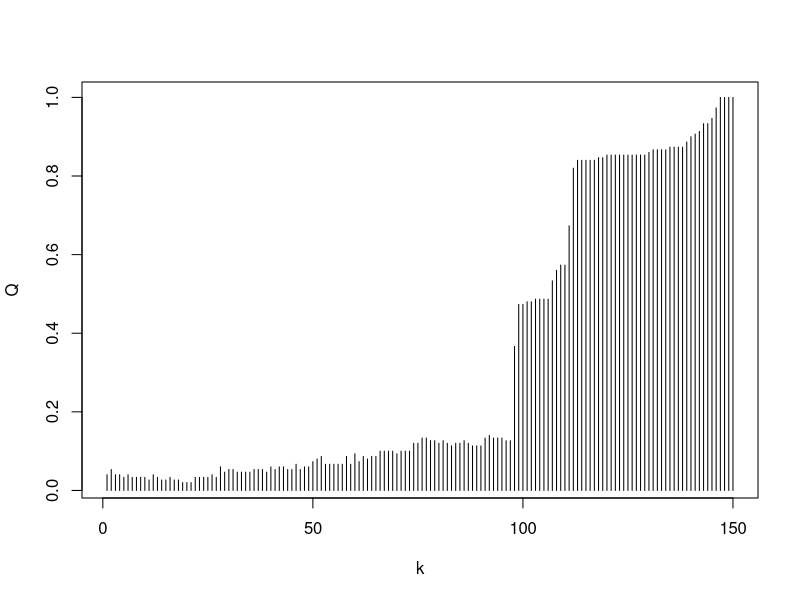

Source code (R):
xl <- iris
l <- dim(xl)[1] 
n <- dim(xl)[2] - 1
N <- c(2,3)

euclideanDistance <- function(u, v)
{
  sqrt(sum((u - v)^2))
}

sortObjectsByDist <- function(xl, z, metricFunction =
                                euclideanDistance)
{
  l <- dim(xl)[1]
  n <- dim(xl)[2] - 1
  
  distances <- matrix(NA, l, 2)
  for (i in 1:l)
  {
    distances[i, ] <- c(i, metricFunction(xl[i, 1:n], z))
    
  }
  
  orderedXl <- xl[order(distances[, 2]), ]
  return (orderedXl);
}



kNN <- function(orderedXl ,  k)
{
  n <- dim(orderedXl)[2] - 1
  classes <- orderedXl[1:k, n + 1]
  counts <- table(classes)
  
  class <- names(which.max(counts))
  return (class)
}

k <- array(0,dim = l)



for (j in 1:l) {
  
  mass1 <- xl[-j, ] 
  
  orderedXl <- sortObjectsByDist(mass1 , xl[j,1:n] )  
  
  l <- dim(xl)[1]
  
  n <- dim(xl)[2] - 1
  
  
  for (i in 1:l) {
   
    k[i] <- k[i] + (xl[ j , n+1 ] !=  kNN( orderedXl  , i) )
  
  }
  
}

for (j in 1:l) {
  k[j]<-k[j]/l

}
plot(1:l, k, type = 'h', col = "black", xlab = "k", ylab = "Q" )